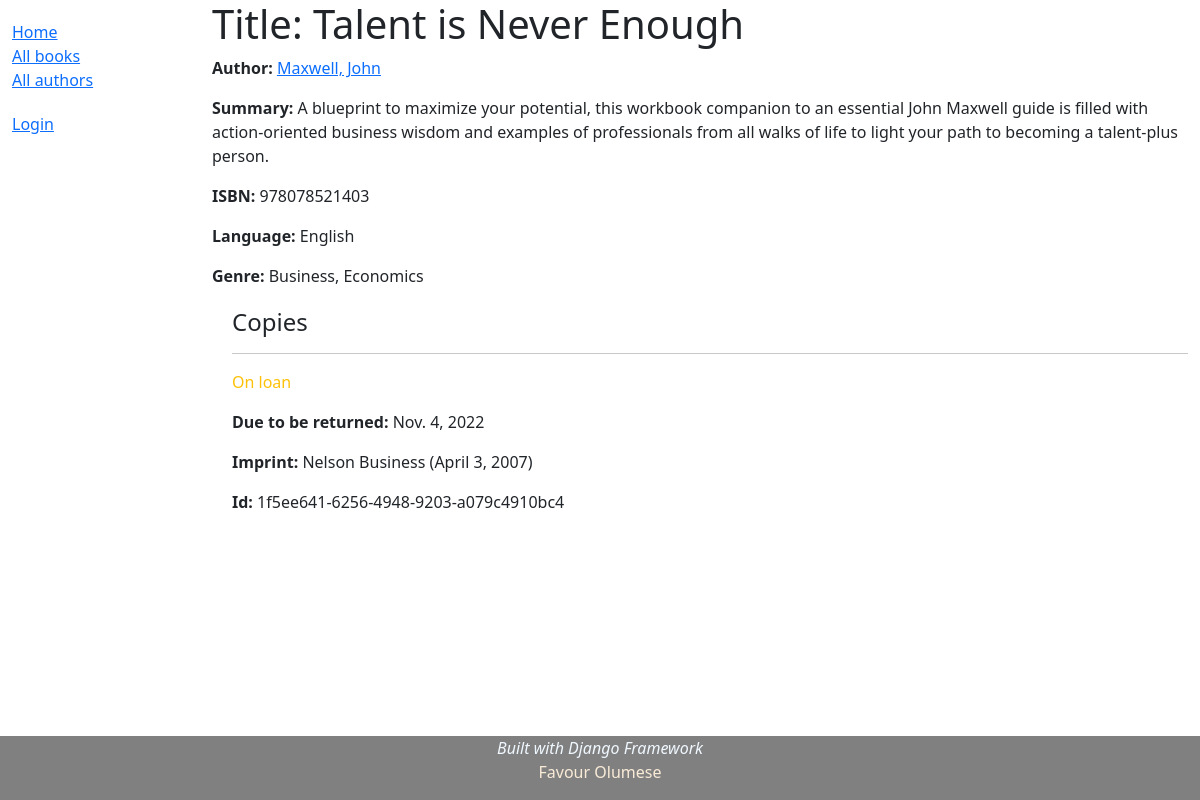
/catalog/book/2, run on the app's committed database.
### catalog/models.py (models this page shows, shortened)
class Book(models.Model):
    title = models.CharField(max_length=200)
    author = models.ForeignKey('Author', on_delete=models.SET_NULL, null=True)
    summary = models.TextField(max_length=1000,
    help_text = 'Enter a brief description of the book')
    isbn = models.CharField('ISBN', max_length=13, unique=True,
    help_text='13 Character <a href="https://www.isbn-international.org/\
    content/what-isbn">ISBN number</a>')
    genre = models.ManyToManyField(Genre,
    help_text='Select a genre for this book.')
    language = models.ForeignKey('Language', on_delete=models.SET_NULL, null=True)
    def display_genre(self):
        """Create a string for the Genre. This is required to display
        genre in Admin. The ManyToManyField prevent the __str__
        from performing this function."""
        return ', '.join(genre.name for genre in self.genre.all()[:3])
    display_genre.short_description = 'Genre'
    class Meta:
        permissions = (('can_edit_books', 'Edit books\' details'),)

class Author(models.Model):
    first_name = models.CharField(max_length=100)
    last_name = models.CharField(max_length=100)
    date_of_birth = models.DateField(null=True, blank=True)
    date_of_death = models.DateField('Died',null=True, blank=True)
    class Meta:
        ordering = ['last_name', 'first_name']
        permissions = (('can_edit_authors', 'Edit authors\' details'),)
    def get_absolute_url(self):
        return reverse('author-detail', args=[str(self.id)])
    def __str__(self):
        return f'{self.last_name}, {self.first_name}'

class Language(models.Model):
    name = models.CharField(max_length=50,
    help_text='Book\'s langauge (e.g., English, French, Spanish, etc.')
    def __str__(self):
        return self.name

class Genre(models.Model):
    name = models.CharField(max_length=200,
    help_text='Enter a book genre (e.g., Science Fiction)')
    def __str__(self):
        return self.name

class BookInstance(models.Model):
    id = models.UUIDField(primary_key=True, default=uuid.uuid4,
        help_text='Unique ID for this particular book across whole library.')
    book = models.ForeignKey('Book', on_delete=models.RESTRICT, null=True)
    imprint = models.CharField(max_length=200)
    due_back = models.DateField(null=True, blank=True)
    borrower = models.ForeignKey(User, on_delete=models.SET_NULL, null=True, blank=True)
    LOAN_STATUS = (
        ('m', 'Maintenance'),
        ('o', 'On loan'),
        ('a', 'Available'),
        ('r', 'Reserved'),
    )
    status = models.CharField(
        max_length=1,
        choices=LOAN_STATUS,
        blank=True,
        default='m',
        help_text='Book availabilty'
    )
    class Meta:
        ordering = ['due_back']
        permissions = (("can_mark_returned", "Set book as returned"),
                        ("can_renew", "Renew book due date"),
                        )

### catalog/views.py (the view)
# urls.py: path('book/<int:pk>', views.BookDetailView.as_view(), name='book-detail'),
class BookDetailView(generic.DetailView):
    model = Book

### catalog/templates/catalog/book_detail.html (shortened to what this page needs)
{% extends "catalog/base_generic.html" %}
{% block content %}
    <h1>Title: {{ book.title }}</h1>
    <p><strong>Author:</strong> <a href="{{ book.author.get_absolute_url }}">{{ book.author }}</a></p>
    <p><strong>Summary:</strong> {{ book.summary }}</p>
    <p><strong>ISBN:</strong> {{ book.isbn }}</p>
    <p><strong>Language:</strong> {{ book.language }}</p>
    <p><strong>Genre:</strong> {{ book.genre.all|join:", " }}</p>
    <div style="margin-left: 20px; margin-top: 20px;">
        {% if book.bookinstance_set.all %}
            <h4>Copies</h4>
            {% for copy in book.bookinstance_set.all %}
            <hr>
            <p class="{% if copy.status == 'a' %}text-success{% elif copy.status == 'm'%}text-danger{% else %}text-warning{% endif %}">
                {{ copy.get_status_display }}
            </p>
            {% if copy.status != 'a' %}
                <p><strong>Due to be returned:</strong>
                    {{ copy.due_back }}
                </p>
            {% endif %}
            <p><strong>Imprint:</strong> {{ copy.imprint }}</p>
            <p><strong>Id:</strong> {{ copy.id }}</p>
            {% endfor %}
        {% endif %}
    </div>
{% endblock %}

### data on the page
Book: author "Maxwell, John", summary "A blueprint to maximize your potential, this workbook companion to an essential John Maxwell guide is filled with action-oriented business wisdom and examples of professionals from all walks of life to light your path to becoming a talent-plus person.", isbn "978078521403", language "English", genre.all "Business, Economics"
BookInstance: status "On loan", due_back "Nov. 4, 2022", imprint "Nelson Business (April 3, 2007)", id "1f5ee641-6256-4948-9203-a079c4910bc4"
